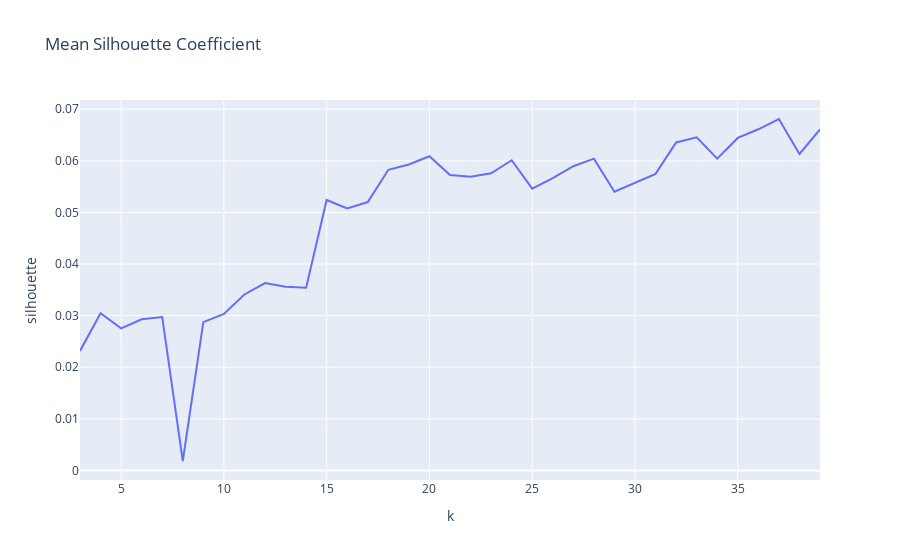

Notebook cell for this chart:
### Markdown cell above
We are hoping to find an elbow in this plot where the rate of decrease abruptly changes from rapid to gradual.  This would indicate diminishing returns on computation beyond a certain k value.  We don't see any sort of elbow.  We actually have a very smooth plot which may indicate that our clustering is not good.  Let's instead look at the mean silhouette coefficient.

### Code cell
fig = px.line(df,x='k',y='silhouette',title='Mean Silhouette Coefficient')
fig.show()

### Figure 1 — Plotly figure (JSON) as saved in the notebook; plotly's stock layout.template omitted (floating-point values rounded to 4 significant figures)
{"data": [{"hovertemplate": "k=%{x}<br>silhouette=%{y}<extra></extra>", "legendgroup": "", "line": {"color": "#636efa", "dash": "solid"}, "mode": "lines", "name": "", "orientation": "v", "showlegend": false, "type": "scatter", "x": [3, 4, 5, 6, 7, 8, 9, 10, 11, 12, 13, 14, 15, 16, 17, 18, 19, 20, 21, 22, 23, 24, 25, 26, 27, 28, 29, 30, 31, 32, 33, 34, 35, 36, 37, 38, 39], "xaxis": "x", "y": [0.02316, 0.03047, 0.02754, 0.02929, 0.02973, 0.001832, 0.02873, 0.03032, 0.0341, 0.03632, 0.03558, 0.0354, 0.05241, 0.05077, 0.05201, 0.05826, 0.05929, 0.06089, 0.05726, 0.0569, 0.05758, 0.06011, 0.0546, 0.05667, 0.05895, 0.06042, 0.054, 0.05572, 0.05746, 0.06357, 0.06456, 0.06042, 0.06444, 0.06611, 0.06811, 0.06132, 0.0661], "yaxis": "y"}], "layout": {"autosize": true, "legend": {"tracegroupgap": 0}, "title": {"text": "Mean Silhouette Coefficient"}, "xaxis": {"anchor": "y", "autorange": true, "domain": [0, 1], "range": [3, 39], "title": {"text": "k"}, "type": "linear"}, "yaxis": {"anchor": "x", "autorange": true, "domain": [0, 1], "range": [-0.001849, 0.07179], "title": {"text": "silhouette"}, "type": "linear"}}}
